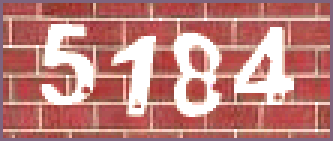
#> input picture captcha_sample1.jpg, 111 x 47 px (shown 3 times larger)
$ python ocr.py   (Python 2 division)
#> lines starting #> are read from the running program, lines starting #| are printed output that depends on the picture; after the words box and inside, x2 and y2 are one past the last pixel; in counts of white or black regions, pixels touching at a corner belong together
#!/usr/bin/env python
# -*- coding: utf-8 -*-

from PIL import Image,ImageEnhance,ImageFilter
from PIL import ImageOps
import urllib, cStringIO
import pytesseract

def binarizing(img,threshold): #input: gray image
    pixdata = img.load()
    w, h = img.size
    for y in range(h):
        for x in range(w):
            if pixdata[x, y] < threshold:
                pixdata[x, y] = 0
            else:
                pixdata[x, y] = 255
    return img

def depoint(img):   #input: gray image
    pixdata = img.load()
    w,h = img.size
    for y in range(1,h-1):
        for x in range(1,w-1):
            count = 0
            if pixdata[x,y-1] > 245:
                count = count + 1
            if pixdata[x,y+1] > 245:
                count = count + 1
            if pixdata[x-1,y] > 245:
                count = count + 1
            if pixdata[x+1,y] > 245:
                count = count + 1
            if count > 2:
                pixdata[x,y] = 255
    return img


if __name__ == '__main__':

    # 開啟檔案
    img = Image.open("captcha_sample1.jpg")
#> img is the input picture: PIL image 111x47 P; mean R, G, B 190.2, 127.7, 123.5

    # 進行灰階轉換 ( RGB => Gray )
    img = img.convert('L')
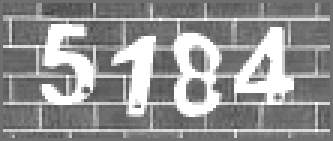
#> img: PIL image 111x47 L (shown 3 times larger); min 64, max 255, mean 145.9

    # 顏色反轉 ( 黑底白字 => 白底黑字 )
    img = ImageOps.invert(img)
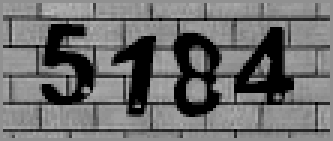
#> img: PIL image 111x47 L (shown 3 times larger); min 0, max 191, mean 109.1

    # 二值化
    img = binarizing(img,45)
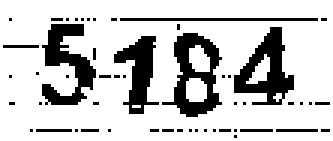
#> img: PIL image 111x47 L (shown 3 times larger); 78.6% white; 52 black regions (47 under 20 px), largest, box (x1, y1, x2, y2) and area: (54, 11, 74, 39) 251, (78, 9, 98, 35) 244, (14, 8, 32, 35) 239, (38, 12, 53, 38) 189, (40, 6, 106, 7) 66

    # 去噪
    img = depoint(img)
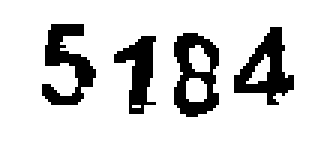
#> img: PIL image 111x47 L (shown 3 times larger); 82.8% white; 4 black regions, box (x1, y1, x2, y2) and area: (58, 11, 73, 39) 244, (78, 9, 98, 35) 236, (14, 8, 32, 35) 234, (38, 12, 52, 38) 185

    # 辨識 (由於這個範例中辨識碼只有數字，因此指定輸出字元為 0~9 )
#> (the run stopped early here; a loop or call above may not have finished)
